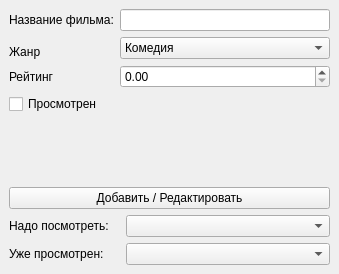
<?xml version="1.0" encoding="UTF-8"?>
<ui version="4.0">
 <class>MainWindow</class>
 <widget class="QMainWindow" name="MainWindow">
  <property name="geometry">
   <rect>
    <x>0</x>
    <y>0</y>
    <width>339</width>
    <height>274</height>
   </rect>
  </property>
  <property name="windowTitle">
   <string>Моя Фильмотека</string>
  </property>
  <widget class="QWidget" name="centralwidget">
   <layout class="QGridLayout" name="gridLayout">
    <item row="4" column="0">
     <widget class="QCheckBox" name="chb_is_done">
      <property name="text">
       <string>Просмотрен</string>
      </property>
     </widget>
    </item>
    <item row="2" column="0">
     <widget class="QLabel" name="label_2">
      <property name="text">
       <string>Жанр</string>
      </property>
     </widget>
    </item>
    <item row="9" column="2">
     <widget class="QComboBox" name="cb_list_done">
      <property name="sizePolicy">
       <sizepolicy hsizetype="Expanding" vsizetype="Fixed">
        <horstretch>0</horstretch>
        <verstretch>0</verstretch>
       </sizepolicy>
      </property>
     </widget>
    </item>
    <item row="3" column="0">
     <widget class="QLabel" name="label_3">
      <property name="text">
       <string>Рейтинг</string>
      </property>
     </widget>
    </item>
    <item row="0" column="1" colspan="2">
     <widget class="QLineEdit" name="le_name"/>
    </item>
    <item row="1" column="1" rowspan="2" colspan="2">
     <widget class="QComboBox" name="cb_genre">
      <item>
       <property name="text">
        <string>Комедия</string>
       </property>
      </item>
      <item>
       <property name="text">
        <string>Боевик</string>
       </property>
      </item>
      <item>
       <property name="text">
        <string>Драма</string>
       </property>
      </item>
      <item>
       <property name="text">
        <string>Сказка</string>
       </property>
      </item>
      <item>
       <property name="text">
        <string>Мультфильм</string>
       </property>
      </item>
      <item>
       <property name="text">
        <string>Ужасы</string>
       </property>
      </item>
     </widget>
    </item>
    <item row="6" column="0" colspan="3">
     <widget class="QPushButton" name="pb_add">
      <property name="text">
       <string>Добавить / Редактировать</string>
      </property>
     </widget>
    </item>
    <item row="9" column="0" colspan="2">
     <widget class="QLabel" name="label_5">
      <property name="sizePolicy">
       <sizepolicy hsizetype="Fixed" vsizetype="Preferred">
        <horstretch>0</horstretch>
        <verstretch>0</verstretch>
       </sizepolicy>
      </property>
      <property name="text">
       <string>Уже просмотрен:</string>
      </property>
     </widget>
    </item>
    <item row="0" column="0">
     <widget class="QLabel" name="label">
      <property name="text">
       <string>Название фильма:</string>
      </property>
     </widget>
    </item>
    <item row="5" column="0">
     <spacer name="verticalSpacer">
      <property name="orientation">
       <enum>Qt::Vertical</enum>
      </property>
      <property name="sizeHint" stdset="0">
       <size>
        <width>20</width>
        <height>40</height>
       </size>
      </property>
     </spacer>
    </item>
    <item row="8" column="2">
     <widget class="QComboBox" name="cb_list_wait">
      <property name="sizePolicy">
       <sizepolicy hsizetype="Expanding" vsizetype="Fixed">
        <horstretch>0</horstretch>
        <verstretch>0</verstretch>
       </sizepolicy>
      </property>
     </widget>
    </item>
    <item row="3" column="1" colspan="2">
     <widget class="QDoubleSpinBox" name="dsb_rating"/>
    </item>
    <item row="8" column="0" colspan="2">
     <widget class="QLabel" name="label_4">
      <property name="sizePolicy">
       <sizepolicy hsizetype="Fixed" vsizetype="Preferred">
        <horstretch>0</horstretch>
        <verstretch>0</verstretch>
       </sizepolicy>
      </property>
      <property name="text">
       <string>Надо посмотреть:</string>
      </property>
     </widget>
    </item>
   </layout>
  </widget>
 </widget>
 <resources/>
 <connections/>
</ui>
